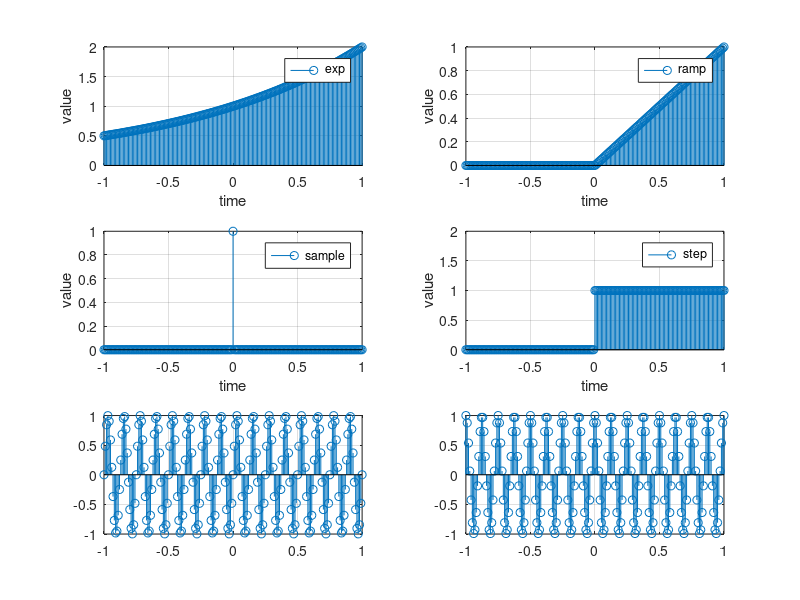

Recreate this plot in MATLAB.
t = (-1:0.01:1)
base = 2*ones(1,length(t))

exp = base.^t
figure(1)%1x2 grid
subplot(3,2,1),stem(t,exp),grid on;
xlabel('time');
ylabel('value');
legend('exp');
%hold on;


sample = t == 0.00;
step = t >= 0;
ramp = t.*step

subplot(3,2,2),stem(t,ramp),grid on;
xlabel('time');
ylabel('value');
legend('ramp');

subplot(3,2,3),stem(t,sample),grid on;
xlabel('time');
ylabel('value');
legend('sample');



subplot(3,2,4),stem(t,step),grid on;
xlabel('time');
ylabel('value');
legend('step');
axis([-1 1 0 2])

f = 1/0.125
y1 = sin(2*pi*f*t);
subplot(3,2,5),stem(t,y1),grid on;
y2 = cos(2*pi*f*t);
subplot(3,2,6),stem(t,y2),grid on;
%hold off

